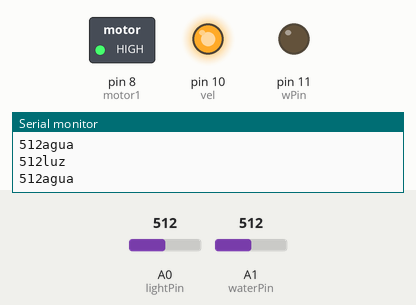
Recording of a sketch running on a simulated Arduino Uno, built with avr-gcc and run on an emulated ATmega328P. Parts: switched loads named in the sketch (green lamp = pin HIGH), output pins drawn as LEDs (lit = HIGH), the last lines printed to the serial monitor. The test bench sets the inputs (shaded band); at power-on: A0 (lightPin) = 512, A1 (waterPin) = 512.

Above: at 3.9 s.
4.0 s: A0 (lightPin) set to 692
8.0 s: A0 (lightPin) set to 713
At 11.1 s:
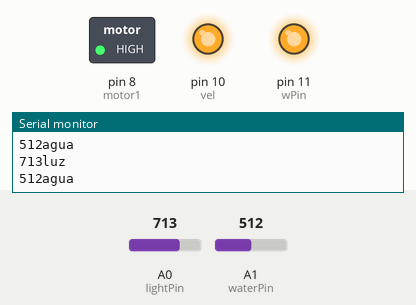
12.0 s: A1 (waterPin) set to 306
At 13.8 s:
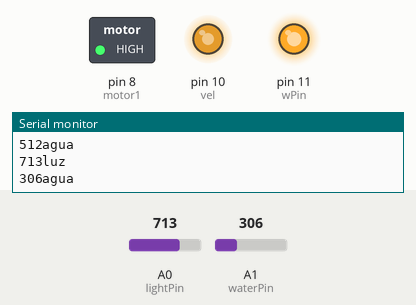
16.0 s: A0 (lightPin) set to 690
At 20.4 s:
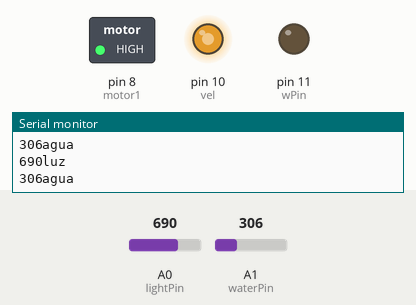
20.7 s: A1 (waterPin) set to 1010
At 23.4 s:
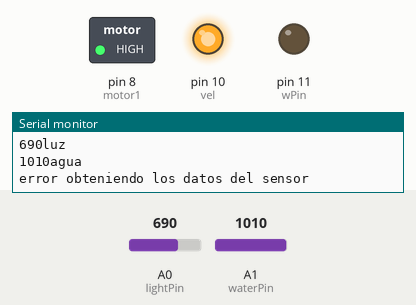
Timing chart, 0 to 24.9 s (numbered marks = the images above; inputs shaded):
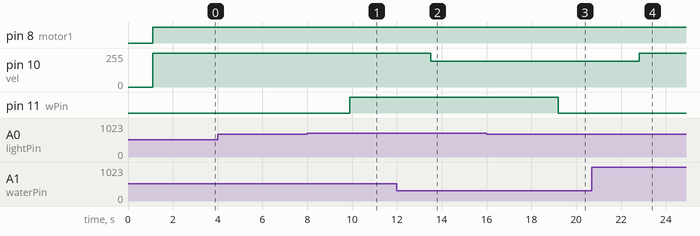

The sketch:

sensor_luz.ino
```cpp
int waterVal;
int wPin=11;
int lightPin = A0;
int waterPin = A1;
int lightVal;
int motor1 = 8;
int vel =10;
int pwm ;
float ref = 500.0;
int error;
int k = 1;
void setup()
{
  Serial.begin(9600);
  pinMode(lightPin, INPUT);
  pinMode(wPin, OUTPUT);
  pinMode(motor1, OUTPUT);
  pinMode(motor1, OUTPUT);
  pinMode(vel, OUTPUT);
}

void loop()
{

  lightVal = analogRead(lightPin);
  Serial.print(lightVal);
   Serial.println("luz");
  delay(500);

  delay(100);

  if(lightVal >700)
  {
    digitalWrite(wPin, HIGH);
  }
  if(lightVal <= 700)
  {
    digitalWrite(wPin, LOW);
  }

   waterVal = analogRead(waterPin);
  Serial.print(waterVal);
  Serial.println("agua");
  delay(500);

  if ( waterVal>=1000)
  {
  Serial.println("error obteniendo los datos del sensor");
  }
  error =ref-waterVal;
  pwm =k*error;

    analogWrite(vel,pwm);
    digitalWrite(motor1, HIGH);
    delay(2000);

  if (pwm>225)
  {
   pwm =225;
  }
}
```

Measured:
- the behaviour switches between 700 and 701 on A0 (lightPin) (found by bisection; images 0 and 1)
- after the input at 8.0 s, pin 11 (wPin): LOW → HIGH after 1.9 s
- after the input at 12.0 s, pin 10 (vel): 255/255 → 194/255 after 1.5 s
- after the input at 16.0 s, pin 11 (wPin): HIGH → LOW after 3.2 s
- after the input at 20.7 s, pin 10 (vel): 194/255 → 255/255 after 2.1 s
